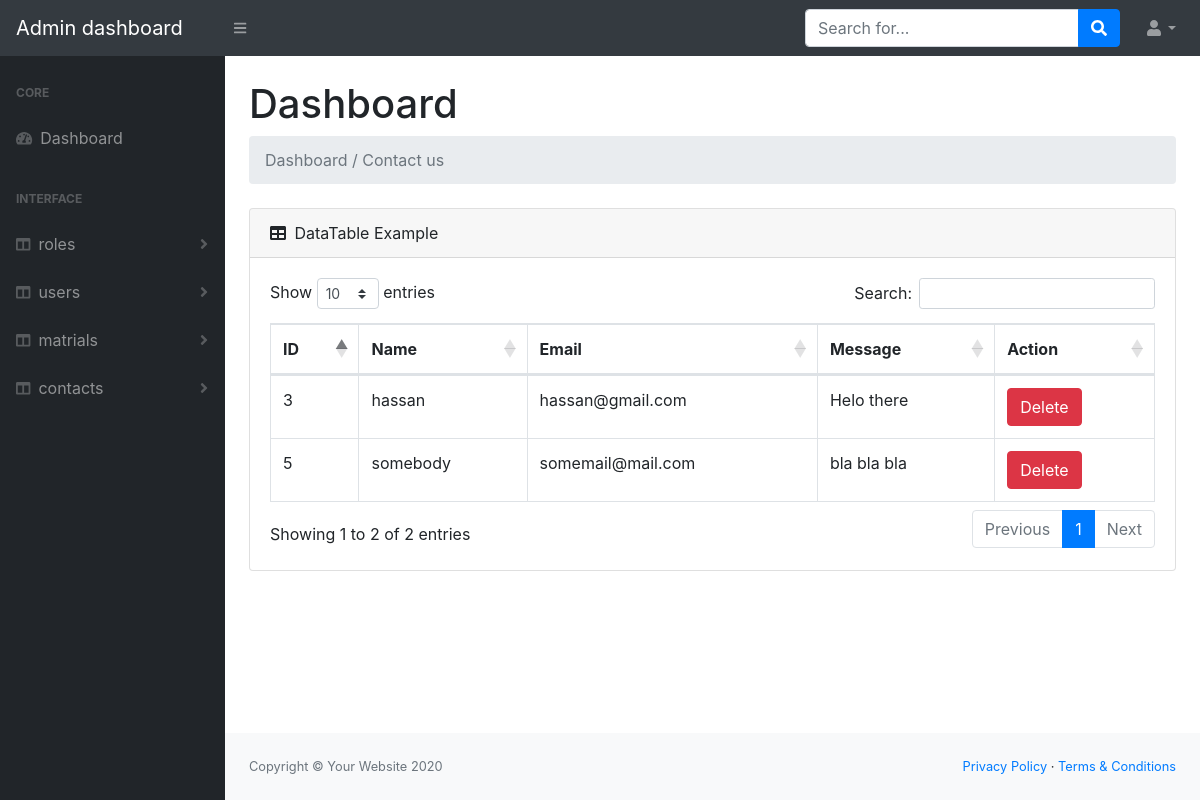
/DB/contacts (signed in), run on the app's committed database.
### tables this page shows
CREATE TABLE `contact_us` (
  `id` int(11) NOT NULL,
  `name` char(30) NOT NULL,
  `email` char(60) NOT NULL,
  `message` text NOT NULL
);

### DB/contacts/index.php (the view, shortened to what this page needs)
<?php
   require "../../helpers/db_connection.php";
    $sql = "select * from contact_us";
    $op  = mysqli_query($con,$sql);
   require "../layouts/header.php";
    require "../layouts/topnav.php";
?>
        <div id="layoutSidenav">
            <?php
                require "../layouts/sidenav.php";
            ?>
            <div id="layoutSidenav_content">
                <main>
                    <div class="container-fluid">
                        <h1 class="mt-4">Dashboard</h1>
                        <ol class="breadcrumb mb-4">
                            <li class="breadcrumb-item active">
                            </li>
                        </ol>
                        <div class="card mb-4">
                            <div class="card-header">
                                <i class="fas fa-table mr-1"></i>
                                DataTable Example
                            </div>
                            <div class="card-body">
                                <div class="table-responsive">
                                    <table class="table table-bordered" id="dataTable" width="100%" cellspacing="0">
                                        <thead>
                                            <tr>
                                                <th>ID</th>
                                                <th>Name</th>
                                                <th>Email</th>
                                                <th>Message</th>
                                                <th>Action</th>
                                            </tr>
                                        </thead>
                                        <tbody>
                                            <?php while($data = mysqli_fetch_assoc($op)) {?>
                                            <tr>
                                                <td><?php echo $data['id'];?></td>
                                                <td><?php echo $data['name'];?></td>
                                                <td><?php echo $data['email'];?></td>
                                                <td><?php echo $data['message'];?></td>
                                                <td>
                                                <a href='delete.php?id=<?php echo $data['id'];?>' class='btn btn-danger m-r-1em'>Delete</a>
                                                </td>
                                            </tr>
                                            <?php }?>
                                        </tbody>
                                    </table>
                                </div>
                            </div>
                        </div>
                    </div>
                </main>
                <?php
                    require "../layouts/footer.php";
                ?>

### data on the page
contact_us: id "3", name "hassan", email "hassan@gmail.com", message "Helo there"
contact_us: id "5", name "somebody", email "somemail@mail.com", message "bla bla bla"

### other printed values
$v "roles"
$v "users"
$v "matrials"
$v "contacts"
$txt "Dashboard / Contact us"
